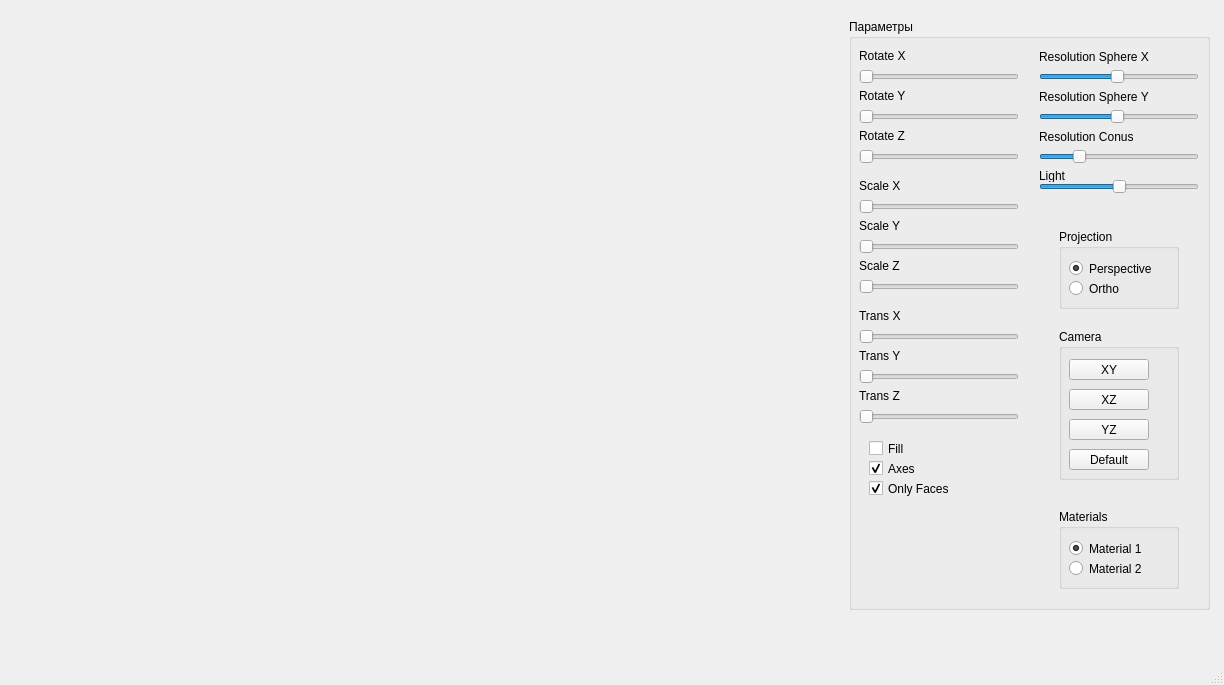
<?xml version="1.0" encoding="UTF-8"?>
<ui version="4.0">
 <class>MainWindow</class>
 <widget class="QMainWindow" name="MainWindow">
  <property name="geometry">
   <rect>
    <x>0</x>
    <y>0</y>
    <width>1224</width>
    <height>685</height>
   </rect>
  </property>
  <property name="windowTitle">
   <string>Sphere and conus</string>
  </property>
  <widget class="QWidget" name="centralwidget">
   <layout class="QHBoxLayout" name="horizontalLayout">
    <item>
     <widget class="Scene" name="scene_widget" native="true">
      <property name="maximumSize">
       <size>
        <width>1300</width>
        <height>16777215</height>
       </size>
      </property>
      <widget class="QGroupBox" name="groupBox">
       <property name="geometry">
        <rect>
         <x>840</x>
         <y>10</y>
         <width>361</width>
         <height>591</height>
        </rect>
       </property>
       <property name="title">
        <string>Параметры</string>
       </property>
       <widget class="QSlider" name="horizontalSlider">
        <property name="geometry">
         <rect>
          <x>10</x>
          <y>50</y>
          <width>160</width>
          <height>16</height>
         </rect>
        </property>
        <property name="maximum">
         <number>360</number>
        </property>
        <property name="orientation">
         <enum>Qt::Horizontal</enum>
        </property>
       </widget>
       <widget class="QSlider" name="horizontalSlider_2">
        <property name="geometry">
         <rect>
          <x>10</x>
          <y>90</y>
          <width>160</width>
          <height>16</height>
         </rect>
        </property>
        <property name="maximum">
         <number>360</number>
        </property>
        <property name="orientation">
         <enum>Qt::Horizontal</enum>
        </property>
       </widget>
       <widget class="QLabel" name="label">
        <property name="geometry">
         <rect>
          <x>10</x>
          <y>30</y>
          <width>47</width>
          <height>13</height>
         </rect>
        </property>
        <property name="text">
         <string>Rotate X</string>
        </property>
       </widget>
       <widget class="QLabel" name="label_2">
        <property name="geometry">
         <rect>
          <x>10</x>
          <y>70</y>
          <width>47</width>
          <height>13</height>
         </rect>
        </property>
        <property name="text">
         <string>Rotate Y</string>
        </property>
       </widget>
       <widget class="QCheckBox" name="checkBox">
        <property name="geometry">
         <rect>
          <x>20</x>
          <y>460</y>
          <width>121</width>
          <height>19</height>
         </rect>
        </property>
        <property name="text">
         <string>Only Faces</string>
        </property>
        <property name="checked">
         <bool>true</bool>
        </property>
       </widget>
       <widget class="QCheckBox" name="checkBox_2">
        <property name="geometry">
         <rect>
          <x>20</x>
          <y>440</y>
          <width>72</width>
          <height>19</height>
         </rect>
        </property>
        <property name="text">
         <string>Axes</string>
        </property>
        <property name="checked">
         <bool>true</bool>
        </property>
       </widget>
       <widget class="QSlider" name="horizontalSlider_3">
        <property name="geometry">
         <rect>
          <x>10</x>
          <y>130</y>
          <width>160</width>
          <height>16</height>
         </rect>
        </property>
        <property name="maximum">
         <number>360</number>
        </property>
        <property name="orientation">
         <enum>Qt::Horizontal</enum>
        </property>
       </widget>
       <widget class="QLabel" name="label_3">
        <property name="geometry">
         <rect>
          <x>10</x>
          <y>110</y>
          <width>47</width>
          <height>13</height>
         </rect>
        </property>
        <property name="text">
         <string>Rotate Z</string>
        </property>
       </widget>
       <widget class="QSlider" name="horizontalSlider_4">
        <property name="geometry">
         <rect>
          <x>10</x>
          <y>180</y>
          <width>160</width>
          <height>16</height>
         </rect>
        </property>
        <property name="minimum">
         <number>10</number>
        </property>
        <property name="maximum">
         <number>20</number>
        </property>
        <property name="pageStep">
         <number>1</number>
        </property>
        <property name="value">
         <number>10</number>
        </property>
        <property name="sliderPosition">
         <number>10</number>
        </property>
        <property name="orientation">
         <enum>Qt::Horizontal</enum>
        </property>
       </widget>
       <widget class="QSlider" name="horizontalSlider_7">
        <property name="geometry">
         <rect>
          <x>10</x>
          <y>310</y>
          <width>160</width>
          <height>16</height>
         </rect>
        </property>
        <property name="minimum">
         <number>0</number>
        </property>
        <property name="maximum">
         <number>30</number>
        </property>
        <property name="pageStep">
         <number>1</number>
        </property>
        <property name="value">
         <number>0</number>
        </property>
        <property name="orientation">
         <enum>Qt::Horizontal</enum>
        </property>
       </widget>
       <widget class="QLabel" name="label_4">
        <property name="geometry">
         <rect>
          <x>10</x>
          <y>160</y>
          <width>47</width>
          <height>13</height>
         </rect>
        </property>
        <property name="text">
         <string>Scale X</string>
        </property>
       </widget>
       <widget class="QLabel" name="label_5">
        <property name="geometry">
         <rect>
          <x>10</x>
          <y>200</y>
          <width>47</width>
          <height>13</height>
         </rect>
        </property>
        <property name="text">
         <string>Scale Y</string>
        </property>
       </widget>
       <widget class="QLabel" name="label_6">
        <property name="geometry">
         <rect>
          <x>10</x>
          <y>240</y>
          <width>47</width>
          <height>13</height>
         </rect>
        </property>
        <property name="text">
         <string>Scale Z</string>
        </property>
       </widget>
       <widget class="QLabel" name="label_7">
        <property name="geometry">
         <rect>
          <x>10</x>
          <y>290</y>
          <width>47</width>
          <height>13</height>
         </rect>
        </property>
        <property name="text">
         <string>Trans X</string>
        </property>
       </widget>
       <widget class="QLabel" name="label_8">
        <property name="geometry">
         <rect>
          <x>10</x>
          <y>330</y>
          <width>47</width>
          <height>13</height>
         </rect>
        </property>
        <property name="text">
         <string>Trans Y</string>
        </property>
       </widget>
       <widget class="QLabel" name="label_9">
        <property name="geometry">
         <rect>
          <x>10</x>
          <y>370</y>
          <width>47</width>
          <height>13</height>
         </rect>
        </property>
        <property name="text">
         <string>Trans Z</string>
        </property>
       </widget>
       <widget class="QSlider" name="horizontalSlider_5">
        <property name="geometry">
         <rect>
          <x>10</x>
          <y>220</y>
          <width>160</width>
          <height>16</height>
         </rect>
        </property>
        <property name="minimum">
         <number>10</number>
        </property>
        <property name="maximum">
         <number>20</number>
        </property>
        <property name="pageStep">
         <number>1</number>
        </property>
        <property name="value">
         <number>10</number>
        </property>
        <property name="sliderPosition">
         <number>10</number>
        </property>
        <property name="orientation">
         <enum>Qt::Horizontal</enum>
        </property>
       </widget>
       <widget class="QSlider" name="horizontalSlider_6">
        <property name="geometry">
         <rect>
          <x>10</x>
          <y>260</y>
          <width>160</width>
          <height>16</height>
         </rect>
        </property>
        <property name="minimum">
         <number>10</number>
        </property>
        <property name="maximum">
         <number>20</number>
        </property>
        <property name="pageStep">
         <number>1</number>
        </property>
        <property name="value">
         <number>10</number>
        </property>
        <property name="sliderPosition">
         <number>10</number>
        </property>
        <property name="orientation">
         <enum>Qt::Horizontal</enum>
        </property>
       </widget>
       <widget class="QSlider" name="horizontalSlider_8">
        <property name="geometry">
         <rect>
          <x>10</x>
          <y>350</y>
          <width>160</width>
          <height>16</height>
         </rect>
        </property>
        <property name="minimum">
         <number>0</number>
        </property>
        <property name="maximum">
         <number>30</number>
        </property>
        <property name="pageStep">
         <number>1</number>
        </property>
        <property name="value">
         <number>0</number>
        </property>
        <property name="orientation">
         <enum>Qt::Horizontal</enum>
        </property>
       </widget>
       <widget class="QSlider" name="horizontalSlider_9">
        <property name="geometry">
         <rect>
          <x>10</x>
          <y>390</y>
          <width>160</width>
          <height>16</height>
         </rect>
        </property>
        <property name="minimum">
         <number>0</number>
        </property>
        <property name="maximum">
         <number>30</number>
        </property>
        <property name="pageStep">
         <number>1</number>
        </property>
        <property name="value">
         <number>0</number>
        </property>
        <property name="orientation">
         <enum>Qt::Horizontal</enum>
        </property>
       </widget>
       <widget class="QCheckBox" name="checkBox_3">
        <property name="geometry">
         <rect>
          <x>20</x>
          <y>420</y>
          <width>72</width>
          <height>19</height>
         </rect>
        </property>
        <property name="text">
         <string>Fill</string>
        </property>
        <property name="checked">
         <bool>false</bool>
        </property>
       </widget>
       <widget class="QSlider" name="horizontalSlider_10">
        <property name="geometry">
         <rect>
          <x>190</x>
          <y>50</y>
          <width>160</width>
          <height>16</height>
         </rect>
        </property>
        <property name="minimum">
         <number>2</number>
        </property>
        <property name="maximum">
         <number>80</number>
        </property>
        <property name="value">
         <number>40</number>
        </property>
        <property name="orientation">
         <enum>Qt::Horizontal</enum>
        </property>
       </widget>
       <widget class="QLabel" name="label_10">
        <property name="geometry">
         <rect>
          <x>190</x>
          <y>30</y>
          <width>131</width>
          <height>16</height>
         </rect>
        </property>
        <property name="text">
         <string>Resolution Sphere X</string>
        </property>
       </widget>
       <widget class="QSlider" name="horizontalSlider_11">
        <property name="geometry">
         <rect>
          <x>190</x>
          <y>160</y>
          <width>160</width>
          <height>16</height>
         </rect>
        </property>
        <property name="maximum">
         <number>800</number>
        </property>
        <property name="value">
         <number>400</number>
        </property>
        <property name="orientation">
         <enum>Qt::Horizontal</enum>
        </property>
       </widget>
       <widget class="QLabel" name="label_11">
        <property name="geometry">
         <rect>
          <x>190</x>
          <y>150</y>
          <width>47</width>
          <height>13</height>
         </rect>
        </property>
        <property name="text">
         <string>Light</string>
        </property>
       </widget>
       <widget class="QGroupBox" name="groupBox_2">
        <property name="geometry">
         <rect>
          <x>210</x>
          <y>210</y>
          <width>120</width>
          <height>80</height>
         </rect>
        </property>
        <property name="title">
         <string>Projection</string>
        </property>
        <widget class="QRadioButton" name="radioButton_2">
         <property name="geometry">
          <rect>
           <x>10</x>
           <y>50</y>
           <width>84</width>
           <height>19</height>
          </rect>
         </property>
         <property name="text">
          <string>Ortho</string>
         </property>
        </widget>
        <widget class="QRadioButton" name="radioButton">
         <property name="geometry">
          <rect>
           <x>10</x>
           <y>30</y>
           <width>84</width>
           <height>19</height>
          </rect>
         </property>
         <property name="text">
          <string>Perspective</string>
         </property>
         <property name="checked">
          <bool>true</bool>
         </property>
        </widget>
       </widget>
       <widget class="QGroupBox" name="groupBox_5">
        <property name="geometry">
         <rect>
          <x>210</x>
          <y>310</y>
          <width>120</width>
          <height>151</height>
         </rect>
        </property>
        <property name="title">
         <string>Camera</string>
        </property>
        <widget class="QPushButton" name="pushButton">
         <property name="geometry">
          <rect>
           <x>10</x>
           <y>30</y>
           <width>80</width>
           <height>21</height>
          </rect>
         </property>
         <property name="text">
          <string>XY</string>
         </property>
        </widget>
        <widget class="QPushButton" name="pushButton_3">
         <property name="geometry">
          <rect>
           <x>10</x>
           <y>60</y>
           <width>80</width>
           <height>21</height>
          </rect>
         </property>
         <property name="text">
          <string>XZ</string>
         </property>
        </widget>
        <widget class="QPushButton" name="pushButton_4">
         <property name="geometry">
          <rect>
           <x>10</x>
           <y>90</y>
           <width>80</width>
           <height>21</height>
          </rect>
         </property>
         <property name="text">
          <string>YZ</string>
         </property>
        </widget>
        <widget class="QPushButton" name="pushButton_2">
         <property name="geometry">
          <rect>
           <x>10</x>
           <y>120</y>
           <width>80</width>
           <height>21</height>
          </rect>
         </property>
         <property name="text">
          <string>Default</string>
         </property>
        </widget>
       </widget>
       <widget class="QLabel" name="label_13">
        <property name="geometry">
         <rect>
          <x>190</x>
          <y>70</y>
          <width>131</width>
          <height>16</height>
         </rect>
        </property>
        <property name="text">
         <string>Resolution Sphere Y</string>
        </property>
       </widget>
       <widget class="QSlider" name="horizontalSlider_13">
        <property name="geometry">
         <rect>
          <x>190</x>
          <y>90</y>
          <width>160</width>
          <height>16</height>
         </rect>
        </property>
        <property name="minimum">
         <number>2</number>
        </property>
        <property name="maximum">
         <number>80</number>
        </property>
        <property name="value">
         <number>40</number>
        </property>
        <property name="orientation">
         <enum>Qt::Horizontal</enum>
        </property>
       </widget>
       <widget class="QLabel" name="label_14">
        <property name="geometry">
         <rect>
          <x>190</x>
          <y>110</y>
          <width>121</width>
          <height>16</height>
         </rect>
        </property>
        <property name="text">
         <string>Resolution Conus</string>
        </property>
       </widget>
       <widget class="QSlider" name="horizontalSlider_14">
        <property name="geometry">
         <rect>
          <x>190</x>
          <y>130</y>
          <width>160</width>
          <height>16</height>
         </rect>
        </property>
        <property name="minimum">
         <number>2</number>
        </property>
        <property name="maximum">
         <number>80</number>
        </property>
        <property name="value">
         <number>20</number>
        </property>
        <property name="orientation">
         <enum>Qt::Horizontal</enum>
        </property>
       </widget>
       <widget class="QGroupBox" name="groupBox_3">
        <property name="geometry">
         <rect>
          <x>210</x>
          <y>490</y>
          <width>120</width>
          <height>80</height>
         </rect>
        </property>
        <property name="title">
         <string>Materials</string>
        </property>
        <widget class="QRadioButton" name="radioButton_3">
         <property name="geometry">
          <rect>
           <x>10</x>
           <y>30</y>
           <width>84</width>
           <height>19</height>
          </rect>
         </property>
         <property name="text">
          <string>Material 1</string>
         </property>
         <property name="checked">
          <bool>true</bool>
         </property>
        </widget>
        <widget class="QRadioButton" name="radioButton_4">
         <property name="geometry">
          <rect>
           <x>10</x>
           <y>50</y>
           <width>84</width>
           <height>19</height>
          </rect>
         </property>
         <property name="text">
          <string>Material 2</string>
         </property>
        </widget>
       </widget>
      </widget>
     </widget>
    </item>
   </layout>
  </widget>
  <widget class="QMenuBar" name="menubar">
   <property name="geometry">
    <rect>
     <x>0</x>
     <y>0</y>
     <width>1224</width>
     <height>20</height>
    </rect>
   </property>
  </widget>
  <widget class="QStatusBar" name="statusbar"/>
 </widget>
 <customwidgets>
  <customwidget>
   <class>Scene</class>
   <extends>QWidget</extends>
   <header>scene.h</header>
   <container>1</container>
  </customwidget>
 </customwidgets>
 <resources/>
 <connections/>
</ui>
